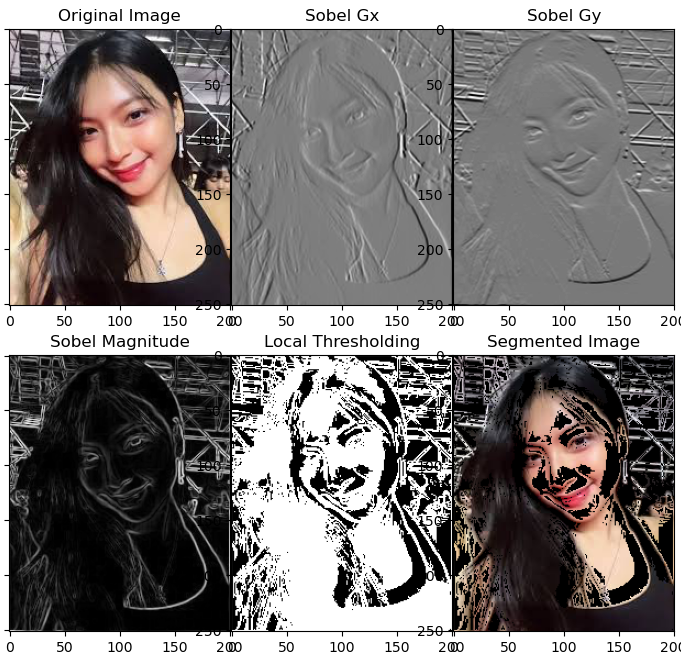

Source code (Python):
import imageio.v3 as i
import matplotlib.pyplot as plt
import numpy as np

img = i.imread("c:\\Users\\Lenovo\\Downloads\\gemes.jpeg", mode='F') 

sx = np.array([
    [-1, 0, 1],
    [-2, 0, 2],
    [-1, 0, 1]
])
sy = np.array([
    [-1, -2, -1],
    [ 0,  0,  0],
    [ 1,  2,  1]
])

ipad = np.pad(img, pad_width=1, mode='constant', constant_values=0) 
gx = np.zeros_like(img)
gy = np.zeros_like(img)

for y in range(1, ipad.shape[0] - 1):
    for x in range(1, ipad.shape[1] - 1):
        area = ipad[y-1:y+2, x-1:x+2]
        gx[y-1, x-1] = np.sum(area * sx)
        gy[y-1, x-1] = np.sum(area * sy)


G = np.sqrt(gx**2 + gy**2)
G = (G / G.max()) * 255  
G = np.clip(G, 0, 255).astype(np.uint8) 

sobel_path = "c:\\Users\\Lenovo\\Downloads\\sobel.png"
i.imwrite(sobel_path, G)

def lt(img, block_size, c):
    iPad = np.pad(img, pad_width=1, mode='constant', constant_values=0)
    thres = np.zeros_like(img)
    for k in range(img.shape[0]):
        for j in range(img.shape[1]):
            l_area = iPad[k:k+block_size, j:j+block_size]
            l_mean = np.mean(l_area)
            thres[k, j] = 255 if img[k, j] > (l_mean - c) else 0
    return thres


thres = lt(G, 15, 10)
mask = (thres == 255).astype(np.uint8)


img2 = i.imread("c:\\Users\\Lenovo\\Downloads\\gemes.jpeg")
segm = img2 * mask[:, :, np.newaxis]  

plt.figure(figsize=(15, 10))
plt.subplot(2, 3, 1)
plt.title("Original Image")
plt.imshow(img2)

plt.subplot(2, 3, 2)
plt.title("Sobel Gx")
plt.imshow(gx, cmap='gray')

plt.subplot(2, 3, 3)
plt.title("Sobel Gy")
plt.imshow(gy, cmap='gray')

plt.subplot(2, 3, 4)
plt.title("Sobel Magnitude")
plt.imshow(G, cmap='gray')

plt.subplot(2, 3, 5)
plt.title("Local Thresholding")
plt.imshow(thres, cmap='gray')

plt.subplot(2, 3, 6)
plt.title("Segmented Image")
plt.imshow(segm)

plt.tight_layout()
plt.show()
